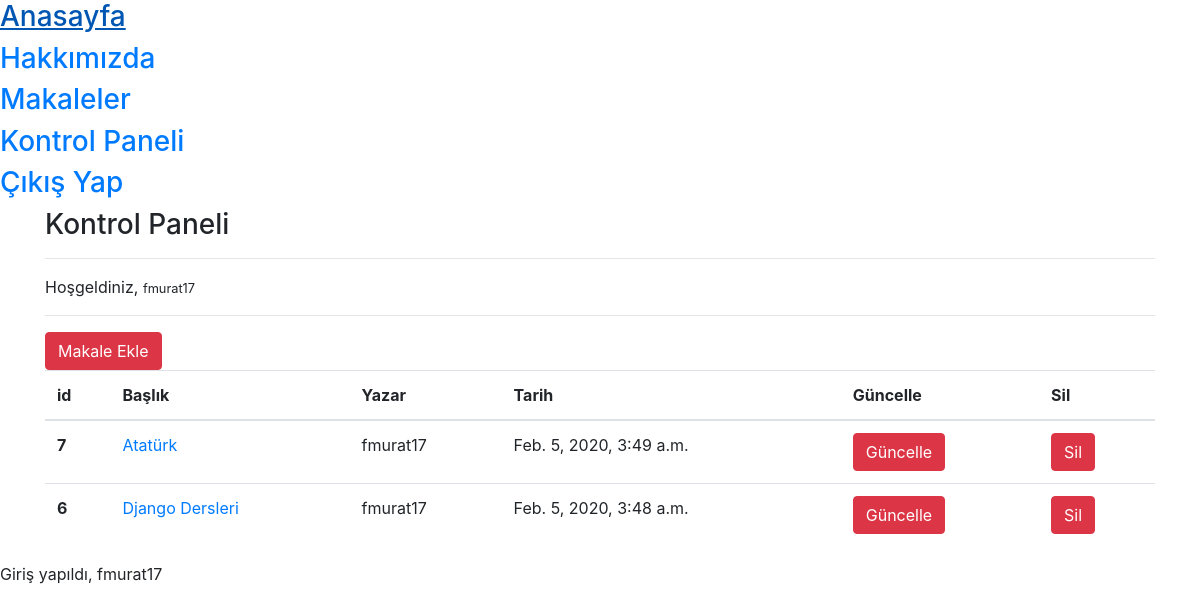
Screenshot of /articles/dashboard/ (signed in) with the database file from the repository.
### article/models.py (models this page shows, shortened)
class Article(models.Model):
    author = models.ForeignKey("auth.User", on_delete = models.CASCADE, verbose_name= "Yazar")
    title = models.CharField(max_length = 50, verbose_name= "Başlık")
    content = models.TextField(verbose_name="İçerik")
    created_date = models.DateTimeField(auto_now_add=True,verbose_name= " Oluşturulma Tarihi")
    article_image = models.FileField(blank = True, null = True, verbose_name = "Makaleye fotoğraf ekleyin")
    class Meta:
        ordering = ['-created_date']

### article/views.py (the view)
# urls.py: path('dashboard/', views.dashboard, name = "dashboard"),
@login_required(login_url = "user:login2")
def dashboard(request):
    articles = Article.objects.filter(author = request.user)
    context = {
        "articles" : articles
    }
    return render(request, "dashboard.html", context)

### templates/dashboard.html
{% extends "layout.html" %}
{% block body %}
    <h3>Kontrol Paneli</h3>
    <hr>
    <p>
        Hoşgeldiniz, <small>{{ request.user.username }}</small>
    </p>
    <hr>
    <a class = "btn btn-danger" href = "http://127.0.0.1:8000/articles/addarticle">Makale Ekle</a>
    {% if articles %}
    <table class="table">
        <thead>
          <tr>
            <th scope="col">id</th>
            <th scope="col">Başlık</th>
            <th scope="col">Yazar</th>
            <th scope="col">Tarih</th>
            <th scope="col">Güncelle</th>
            <th scope="col">Sil</th>
          </tr>
        </thead>
        <tbody>
        {% for article in articles %}
            <tr>
                <th scope="row">{{ article.id }}</th>
                <td><a href = "/articles/article/{{ article.id }}">{{article.title}}</a></td>
                <td>{{article.author.username}}</td>
                <td>{{article.created_date}}</td>
                <td><a href = "/articles/update/{{ article.id }}" class = "btn btn-danger">Güncelle</a></td>
                <td><a href = "/articles/delete/{{ article.id }}" class = "btn btn-danger">Sil</a></td>
            </tr>
        {% endfor %}
        {% else %}
            <div class = "alert alert-danger">
                <p>Henüz bir makaleniz bulunmamaktadır...</p>
            </div>
        {% endif %}
        </tbody>
    </table>
{% endblock body %}

### templates/layout.html (shortened to what this page needs)
<!DOCTYPE html>
{% load static %}
<html lang="en">
<head>
    <link rel="stylesheet" href="https://maxcdn.bootstrapcdn.com/bootstrap/4.0.0/css/bootstrap.min.css">
    <link rel = "stylesheet" href = "{% static 'style.css' %}">
</head>
<body>
    <a href = "http://127.0.0.1:8000"><h3>Anasayfa</h3></a>
    <a href = "http://127.0.0.1:8000/about"><h3>Hakkımızda</h3></a>
    <a href = "http://127.0.0.1:8000/articles/"><h3>Makaleler</h3></a>
    {% if request.user.is_authenticated %}
    <a href = "http://127.0.0.1:8000/articles/dashboard"><h3>Kontrol Paneli</h3></a>
    <a href = "http://127.0.0.1:8000/user/logout2"><h3>Çıkış Yap</h3></a>
    {% else %}
    <a href = "http://127.0.0.1:8000/user/login2"><h3>Giriş Yap</h3></a>
    <a href = "http://127.0.0.1:8000/user/register"><h3>Kayıt Ol</h3></a>
    {% endif %}
    <div class = "container">
        {% block body %}
        {% endblock body %}
    </div>
    <p>
        {% if request.user.is_authenticated %}
            Giriş yapıldı, {{ request.user.username }}
        {% else %}
            Giriş yapılmadı
        {% endif %}
    </p>
</body>
</html>

### rows the page displays
Article: id "7", title "Atatürk", author.username "fmurat17", created_date "Feb. 5, 2020, 3:49 a.m."
Article: id "6", title "Django Dersleri", author.username "fmurat17", created_date "Feb. 5, 2020, 3:48 a.m."

### other values shown
{{ request.user.username }} "fmurat17"
